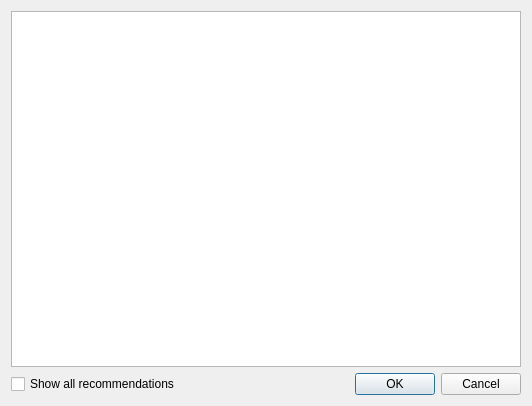
<?xml version="1.0" encoding="UTF-8"?>
<ui version="4.0">
 <class>DSS::RecommendedSettings</class>
 <widget class="QDialog" name="DSS::RecommendedSettings">
  <property name="geometry">
   <rect>
    <x>0</x>
    <y>0</y>
    <width>532</width>
    <height>406</height>
   </rect>
  </property>
  <property name="windowTitle">
   <string>Recommended Settings</string>
  </property>
  <layout class="QGridLayout" name="gridLayout">
   <item row="0" column="0" colspan="2">
    <widget class="QTextBrowser" name="textBrowser">
     <property name="font">
      <font>
       <family>Verdana</family>
      </font>
     </property>
     <property name="html">
      <string notr="true">&lt;!DOCTYPE HTML PUBLIC &quot;-//W3C//DTD HTML 4.0//EN&quot; &quot;http://www.w3.org/TR/REC-html40/strict.dtd&quot;&gt;
&lt;html&gt;&lt;head&gt;&lt;meta name=&quot;qrichtext&quot; content=&quot;1&quot; /&gt;&lt;meta charset=&quot;utf-8&quot; /&gt;&lt;style type=&quot;text/css&quot;&gt;
p, li { white-space: pre-wrap; }
hr { height: 1px; border-width: 0; }
li.unchecked::marker { content: &quot;\2610&quot;; }
li.checked::marker { content: &quot;\2612&quot;; }
&lt;/style&gt;&lt;/head&gt;&lt;body style=&quot; font-family:'Verdana'; font-size:10pt; font-weight:400; font-style:normal;&quot;&gt;
&lt;p style=&quot;-qt-paragraph-type:empty; margin-top:0px; margin-bottom:0px; margin-left:0px; margin-right:0px; -qt-block-indent:0; text-indent:0px; font-family:'Verdana'; font-size:8.25pt;&quot;&gt;&lt;br /&gt;&lt;/p&gt;&lt;/body&gt;&lt;/html&gt;</string>
     </property>
    </widget>
   </item>
   <item row="1" column="1">
    <widget class="QDialogButtonBox" name="buttonBox">
     <property name="orientation">
      <enum>Qt::Orientation::Horizontal</enum>
     </property>
     <property name="standardButtons">
      <set>QDialogButtonBox::StandardButton::Cancel|QDialogButtonBox::StandardButton::Ok</set>
     </property>
    </widget>
   </item>
   <item row="1" column="0">
    <widget class="QCheckBox" name="checkBox">
     <property name="text">
      <string>Show all recommendations</string>
     </property>
    </widget>
   </item>
  </layout>
 </widget>
 <resources/>
 <connections/>
</ui>
